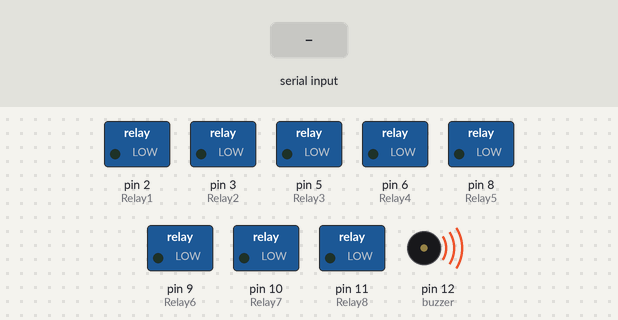
Recording of a sketch running on a simulated Arduino Uno, built with avr-gcc and run on an emulated ATmega328P. Shown: switched loads named in the sketch (green lamp = pin HIGH), buzzer (waves = sounding, pin HIGH). Inputs (shaded band) come from the test bench.

Above: at 1.2 s.
1.3 s: "2" received over the second serial link
At 1.9 s:
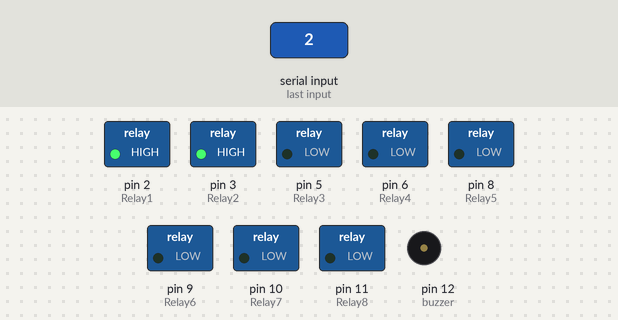
At 6.9 s:
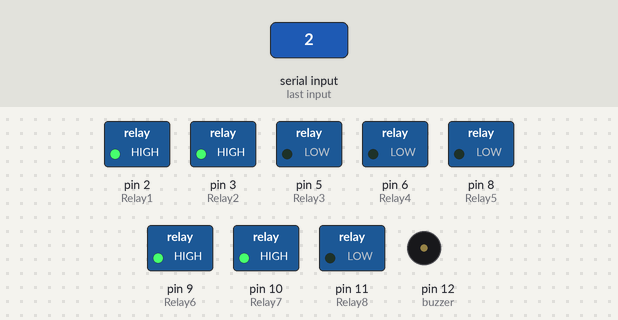
Timing chart, 0 to 20.8 s (numbered marks = the images above; inputs shaded):
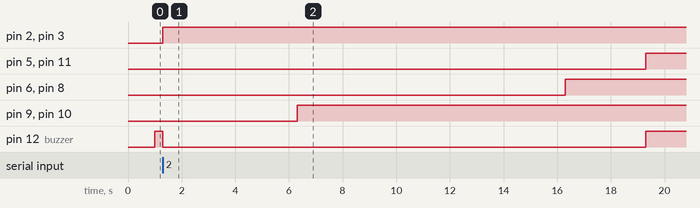

The sketch:

Jarduino_Uno_BTmini.ino
```cpp
#include<SoftwareSerial.h>                    //시리얼통신 헤더파일
#include <MsTimer2.h>                         //타이머 헤더파일
SoftwareSerial BTSerial(4, 7);                //시리얼통신 포트 4(TX), 7(RX) 설정
byte pre_state = 0;                           //불필요한 재수행을 막기 위한 변수 설정
byte Relay1 = 2;                              //Relay1~8 핀 설정
byte Relay2 = 3;
byte Relay3 = 5;
byte Relay4 = 6;
byte Relay5 = 8;
byte Relay6 = 9;
byte Relay7 = 10;
byte Relay8 = 11;
byte buzzer = 12;                             //buzzer 핀 설정
unsigned long prev_time;                      //통신시간 저장 변수 설정

void Check_connect(void)                      //블루투스 연결 확인 함수
{
  BTSerial.write('C');                        //블루투스 연결 확인 문자 보내기
}
void setup()
{
  BTSerial.begin(9600);                       //블루투스통신 초기화
  pinMode(Relay1, OUTPUT);                    //Relay사용을 위한 pinMode1~8 OUTPUT 설정
  pinMode(Relay2, OUTPUT);
  pinMode(Relay3, OUTPUT);
  pinMode(Relay4, OUTPUT);
  pinMode(Relay5, OUTPUT);
  pinMode(Relay6, OUTPUT);
  pinMode(Relay7, OUTPUT);
  pinMode(Relay8, OUTPUT);
  pinMode(buzzer, OUTPUT);
  MsTimer2::set(100, Check_connect);          //MsTimer2 설정, 타이머2인터럽트를 사용하여 50ms마다 Check_connect함수를 트리거
  MsTimer2::start();                          //MsTimer2 시작
}

void loop()
{
  if (BTSerial.available())                   //BTSerial에 입력된 값이 있으면 if문 실행
  {
    prev_time = millis();                     //현재시간을 prev_time 변수에 저장
    digitalWrite(buzzer, LOW);                //버저 끄기
    char Relay_state = BTSerial.read();

    if ( Relay_state == '1' && pre_state == 1)//Relay_state가 '1'이고 pre_state가 1이면 if문 실행
    {
      pre_state = 0;                          //pre_state = 0
      digitalWrite(Relay1, LOW);              //Relay1~8 LOW
      digitalWrite(Relay2, LOW);
      digitalWrite(Relay3, LOW);
      digitalWrite(Relay4, LOW);
      digitalWrite(Relay5, LOW);
      digitalWrite(Relay6, LOW);
      digitalWrite(Relay7, LOW);
      digitalWrite(Relay8, LOW);
    }
    else if ( Relay_state == '2' && pre_state == 0)//Relay_state가 '2'이고 pre_state가 0이면 if문 실행
    {
      pre_state = 1;                               //pre_state = 1
      digitalWrite(Relay1, HIGH);                  //Relay1, 2 HIGH
      digitalWrite(Relay2, HIGH);
      delay(5000);                                 //5초 딜레이
      digitalWrite(Relay6, HIGH);                  //Relay6, 7 HIGH
      digitalWrite(Relay7, HIGH);
      delay(10000);                                //10초 딜레이
      digitalWrite(Relay5, HIGH);                  //Relay5, 4 HIGH
      digitalWrite(Relay4, HIGH);
      delay(3000);                                 //3초 딜레이
      digitalWrite(Relay3, HIGH);                  //Relay3, 8 HIGH
      digitalWrite(Relay8, HIGH);
    }
  }
  else if (millis() - prev_time >= 1000)           //1초 동안 data 수신이 없으면
  {
    digitalWrite(buzzer, HIGH);                    //버저 켜기
  }
}
```

Measured:
- after the input at 1.3 s, pin 2 (Relay1), pin 3 (Relay2): LOW → HIGH at once; pin 5 (Relay3), pin 11 (Relay8): LOW → HIGH after 18.0 s; pin 6 (Relay4), pin 8 (Relay5): LOW → HIGH after 15.0 s; pin 9 (Relay6), pin 10 (Relay7): LOW → HIGH after 5.0 s; pin 12 (buzzer): HIGH → LOW at once, → HIGH 18.0 s later
